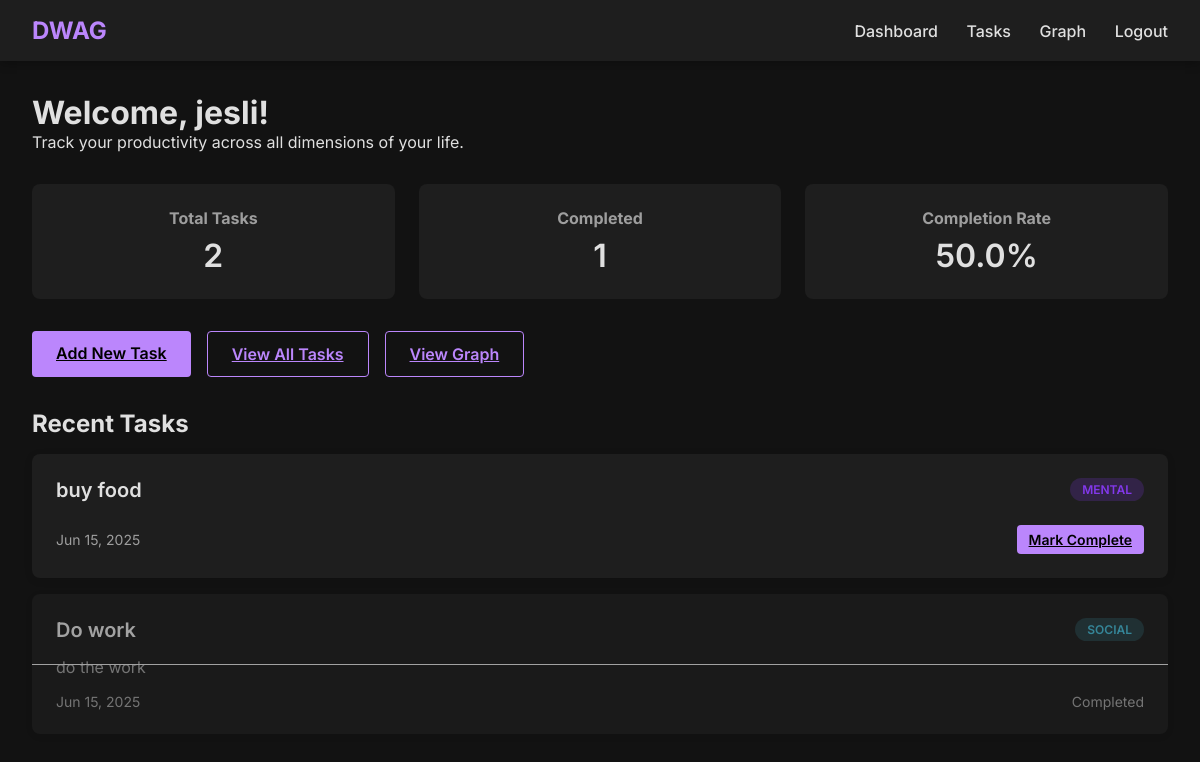
Page /dashboard (signed in) on the earlier database version.
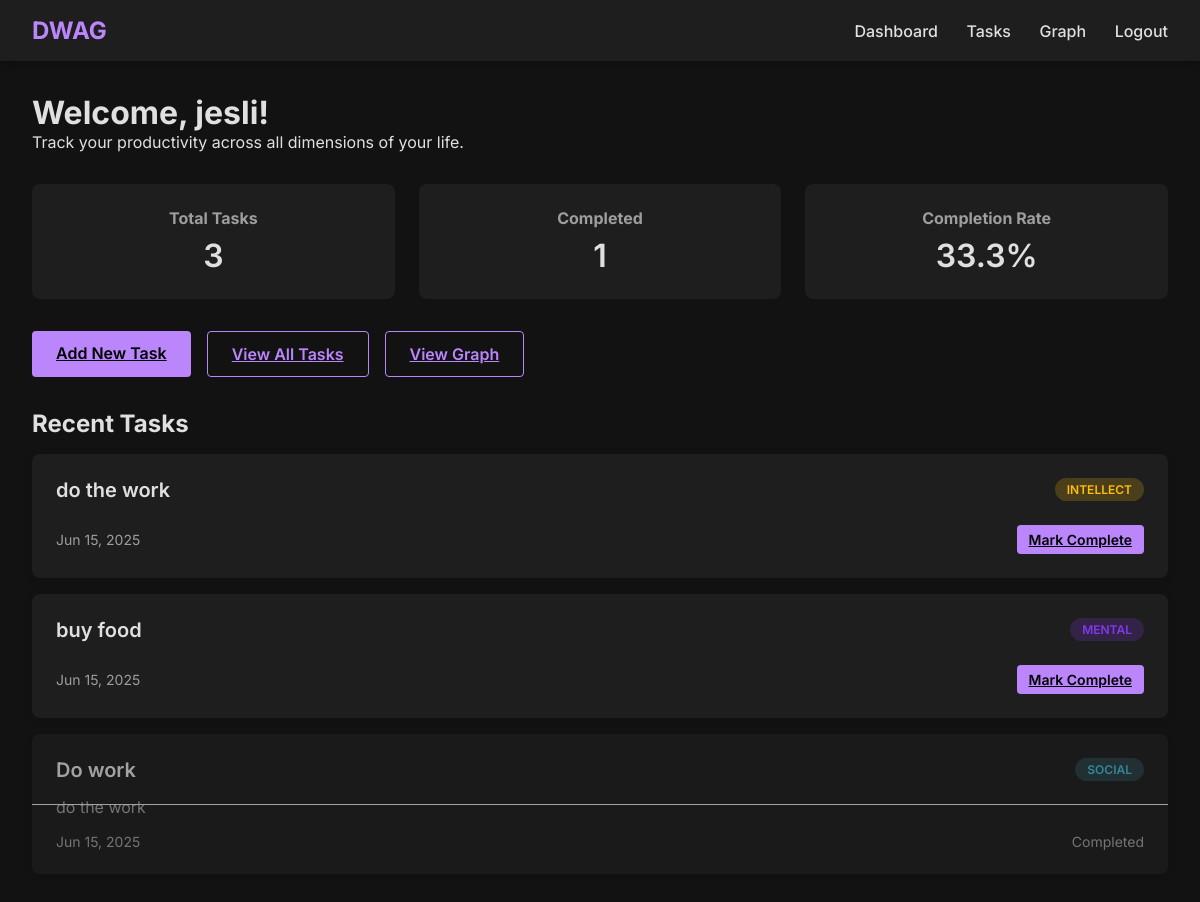
Same page on the later database version.
### app.py (models this page shows)
class User(db.Model):
    id = db.Column(db.Integer, primary_key=True)
    username = db.Column(db.String(80), unique=True, nullable=False)
    email = db.Column(db.String(120), unique=True, nullable=False)
    password = db.Column(db.String(200), nullable=False)
    tasks = db.relationship('Task', backref='user', lazy=True)

class Task(db.Model):
    id = db.Column(db.Integer, primary_key=True)
    title = db.Column(db.String(100), nullable=False)
    description = db.Column(db.Text)
    category = db.Column(db.String(50), nullable=False)
    completed = db.Column(db.Boolean, default=False)
    date_created = db.Column(db.DateTime, default=datetime.utcnow)
    user_id = db.Column(db.Integer, db.ForeignKey('user.id'), nullable=False)

### app.py (the view)
@app.route('/dashboard')
def dashboard():
    if 'user_id' not in session:
        return redirect(url_for('login'))
    user = User.query.get(session['user_id'])
    return render_template('dashboard.html', user=user)

### templates/dashboard.html (shortened to what this page needs)
{% extends "base.html" %}
{% block content %}
<div class="dashboard-header">
    <h1>Welcome, {{ user.username }}!</h1>
    <p>Track your productivity across all dimensions of your life.</p>
</div>
<div class="dashboard-stats">
    <div class="stat-card">
        <h3>Total Tasks</h3>
        <p>{{ user.tasks|length }}</p>
    </div>
    <div class="stat-card">
        <h3>Completed</h3>
        <p>{{ user.tasks|selectattr('completed')|list|length }}</p>
    </div>
    <div class="stat-card">
        <h3>Completion Rate</h3>
        <p>
            {% if user.tasks|length > 0 %}
                {{ (user.tasks|selectattr('completed')|list|length / user.tasks|length * 100)|round(1) }}%
            {% else %}
                0%
            {% endif %}
        </p>
    </div>
</div>
<div class="dashboard-actions">
    <a href="{{ url_for('add_task') }}" class="btn btn-primary">Add New Task</a>
    <a href="{{ url_for('view_tasks') }}" class="btn btn-secondary">View All Tasks</a>
    <a href="{{ url_for('graph') }}" class="btn btn-tertiary">View Graph</a>
</div>
<div class="recent-tasks">
    <h2>Recent Tasks</h2>
    {% if user.tasks[-3:] %}
        {% for task in user.tasks[-3:]|reverse %}
            <div class="task-card {% if task.completed %}completed{% endif %}">
                <div class="task-title">
                    <span>{{ task.title }}</span>
                    <span class="task-category category-{{ task.category.lower() }}">{{ task.category }}</span>
                </div>
                <p class="task-description">{{ task.description }}</p>
                <div class="task-footer">
                    <span>{{ task.date_created.strftime('%b %d, %Y') }}</span>
                    {% if not task.completed %}
                        <a href="{{ url_for('complete_task', task_id=task.id) }}" class="btn btn-small">Mark Complete</a>
                    {% else %}
                        <span>Completed</span>
                    {% endif %}
                </div>
            </div>
        {% endfor %}
    {% else %}
        <p>No tasks yet. <a href="{{ url_for('add_task') }}">Add your first task</a> to get started!</p>
    {% endif %}
</div>
{% endblock %}

### templates/base.html (shortened to what this page needs)
<!DOCTYPE html>
<html lang="en">
<head>
    <link rel="stylesheet" href="{{ url_for('static', filename='css/style.css') }}">
</head>
<body>
    <nav class="navbar">
        <div class="container">
            <a href="{{ url_for('index') }}" class="logo">DWAG</a>
            <div class="nav-links">
                {% if 'user_id' in session %}
                    <a href="{{ url_for('dashboard') }}">Dashboard</a>
                    <a href="{{ url_for('view_tasks') }}">Tasks</a>
                    <a href="{{ url_for('graph') }}">Graph</a>
                    <a href="{{ url_for('logout') }}">Logout</a>
                {% else %}
                    <a href="{{ url_for('login') }}">Login</a>
                    <a href="{{ url_for('register') }}">Register</a>
                {% endif %}
            </div>
        </div>
    </nav>
    <div class="container">
        {% block content %}{% endblock %}
    </div>
</body>
</html>

### static/css/style.css (style rules this page uses)
:root { --bg-color: #121212; --card-bg: #1e1e1e; --text-color: #e0e0e0; --text-muted: #9e9e9e; --primary: #bb86fc; --primary-variant: #3700b3; --secondary: #03dac6; --error: #cf6679; --success: #4caf50; --warning: #ff9800; --info: #2196f3; }
* { margin: 0; padding: 0; box-sizing: border-box; font-family: 'Inter', sans-serif; }
body { background-color: var(--bg-color); color: var(--text-color); min-height: 100vh; }
.container { max-width: 1200px; margin: 0 auto; padding: 2rem; }
.navbar { background-color: var(--card-bg); padding: 1rem 0; box-shadow: 0 2px 10px rgba(0, 0, 0, 0.3); }
.navbar .container { display: flex; justify-content: space-between; align-items: center; padding: 0 2rem; }
.logo { font-size: 1.5rem; font-weight: 700; color: var(--primary); text-decoration: none; }
.nav-links a { color: var(--text-color); text-decoration: none; margin-left: 1.5rem; font-weight: 500; transition: color 0.3s; }
.btn { padding: 0.75rem 1.5rem; background-color: var(--primary); color: #000; border: none; border-radius: 4px; font-weight: 600; cursor: pointer; transition: background-color 0.3s; }
.task-card { background-color: var(--card-bg); padding: 1.5rem; border-radius: 8px; margin-bottom: 1rem; box-shadow: 0 2px 8px rgba(0, 0, 0, 0.1); }
.task-title { font-size: 1.25rem; font-weight: 600; margin-bottom: 0.5rem; display: flex; justify-content: space-between; }
.task-category { display: inline-block; padding: 0.25rem 0.75rem; border-radius: 20px; font-size: 0.75rem; font-weight: 600; margin-bottom: 0.5rem; }
.task-description { color: var(--text-muted); margin-bottom: 1rem; }
.task-footer { display: flex; justify-content: space-between; align-items: center; font-size: 0.875rem; color: var(--text-muted); }
.completed { opacity: 0.7; position: relative; }
.completed::after { content: ''; position: absolute; top: 50%; left: 0; right: 0; height: 1px; background-color: var(--text-color); }
.dashboard-header { margin-bottom: 2rem; }
.dashboard-stats { display: grid; grid-template-columns: repeat(auto-fit, minmax(200px, 1fr)); gap: 1.5rem; margin-bottom: 2rem; }
.stat-card { background-color: var(--card-bg); padding: 1.5rem; border-radius: 8px; text-align: center; }
.stat-card h3 { font-size: 1rem; color: var(--text-muted); margin-bottom: 0.5rem; }
.stat-card p { font-size: 2rem; font-weight: 600; }
.dashboard-actions { display: flex; gap: 1rem; margin-bottom: 2rem; }
.btn-tertiary { background-color: transparent; border: 1px solid var(--primary); color: var(--primary); }
.recent-tasks { margin-top: 2rem; }
.recent-tasks h2 { margin-bottom: 1rem; }
.btn-small { padding: 0.375rem 0.75rem; font-size: 0.875rem; }
.btn-secondary { background-color: transparent; border: 1px solid var(--primary); color: var(--primary); }
.category-social { background-color: rgba(69, 183, 209, 0.2); color: #45B7D1; }
.category-intellect { background-color: rgba(255, 190, 11, 0.2); color: #FFBE0B; }
.category-mental { background-color: rgba(131, 56, 236, 0.2); color: #8338EC; }

Differences in the rows shown:
added Task: title "do the work", category "INTELLECT", date_created "Jun 15, 2025"
Other differences:
{{ user.tasks|length }}: "2" → "3"
text no longer shown: "50.0"
text now shown: "33.3"
